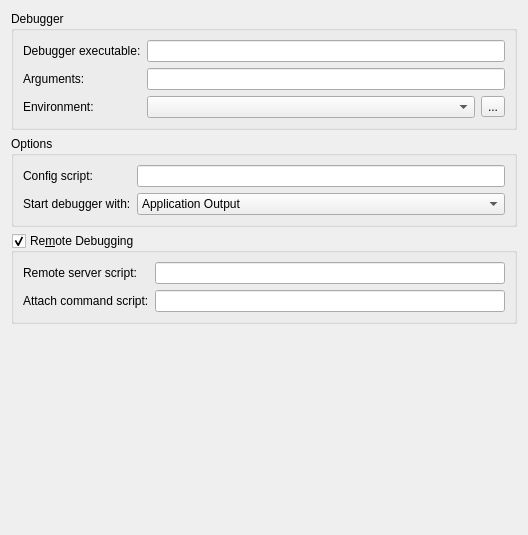
<?xml version="1.0" encoding="UTF-8"?>
<ui version="4.0">
 <class>LldbConfigPage</class>
 <widget class="QWidget" name="LldbConfigPage">
  <property name="geometry">
   <rect>
    <x>0</x>
    <y>0</y>
    <width>528</width>
    <height>535</height>
   </rect>
  </property>
  <property name="windowTitle">
   <string>Debugger Configuration</string>
  </property>
  <layout class="QVBoxLayout" name="verticalLayout">
   <item>
    <widget class="QGroupBox" name="groupDebugger">
     <property name="title">
      <string>Debugger</string>
     </property>
     <layout class="QFormLayout" name="formLayout">
      <item row="0" column="0">
       <widget class="QLabel" name="label">
        <property name="text">
         <string>Debugger executable:</string>
        </property>
       </widget>
      </item>
      <item row="0" column="1">
       <widget class="KUrlRequester" name="lineDebuggerExec"/>
      </item>
      <item row="1" column="0">
       <widget class="QLabel" name="label_2">
        <property name="text">
         <string>Arguments:</string>
        </property>
       </widget>
      </item>
      <item row="1" column="1">
       <widget class="QLineEdit" name="lineDebuggerArgs"/>
      </item>
      <item row="2" column="0">
       <widget class="QLabel" name="label_3">
        <property name="text">
         <string>Environment:</string>
        </property>
       </widget>
      </item>
      <item row="2" column="1">
       <layout class="QHBoxLayout" name="horizontalLayout">
        <item>
         <widget class="KDevelop::EnvironmentSelectionWidget" name="comboEnv">
          <property name="sizePolicy">
           <sizepolicy hsizetype="MinimumExpanding" vsizetype="Fixed">
            <horstretch>0</horstretch>
            <verstretch>0</verstretch>
           </sizepolicy>
          </property>
         </widget>
        </item>
        <item>
         <widget class="KDevelop::EnvironmentConfigureButton" name="btnEditEnv">
          <property name="text">
           <string>...</string>
          </property>
         </widget>
        </item>
       </layout>
      </item>
     </layout>
    </widget>
   </item>
   <item>
    <widget class="QGroupBox" name="groupOptions">
     <property name="title">
      <string>Options</string>
     </property>
     <layout class="QFormLayout" name="formLayout_2">
      <item row="0" column="0">
       <widget class="QLabel" name="label_4">
        <property name="text">
         <string>Config script:</string>
        </property>
       </widget>
      </item>
      <item row="0" column="1">
       <widget class="KUrlRequester" name="lineConfigScript"/>
      </item>
      <item row="1" column="0">
       <widget class="QLabel" name="label_5">
        <property name="text">
         <string>Start debugger with:</string>
        </property>
       </widget>
      </item>
      <item row="1" column="1">
       <widget class="QComboBox" name="comboStartWith">
        <item>
         <property name="text">
          <string>Application Output</string>
         </property>
        </item>
        <item>
         <property name="text">
          <string>LLDB Console</string>
         </property>
        </item>
        <item>
         <property name="text">
          <string>Frame Stack</string>
         </property>
        </item>
       </widget>
      </item>
     </layout>
    </widget>
   </item>
   <item>
    <widget class="QGroupBox" name="groupRemote">
     <property name="title">
      <string>Re&amp;mote Debugging</string>
     </property>
     <property name="checkable">
      <bool>true</bool>
     </property>
     <layout class="QFormLayout" name="formLayout_3">
      <item row="0" column="0">
       <widget class="QLabel" name="label_6">
        <property name="text">
         <string>Remote server script:</string>
        </property>
       </widget>
      </item>
      <item row="0" column="1">
       <widget class="KUrlRequester" name="lineRemoteServer"/>
      </item>
      <item row="1" column="0">
       <widget class="QLabel" name="label_7">
        <property name="text">
         <string>Attach command script:</string>
        </property>
       </widget>
      </item>
      <item row="1" column="1">
       <widget class="KUrlRequester" name="lineAttachScript"/>
      </item>
     </layout>
    </widget>
   </item>
   <item>
    <spacer name="verticalSpacer">
     <property name="orientation">
      <enum>Qt::Vertical</enum>
     </property>
     <property name="sizeHint" stdset="0">
      <size>
       <width>20</width>
       <height>149</height>
      </size>
     </property>
    </spacer>
   </item>
  </layout>
 </widget>
 <customwidgets>
  <customwidget>
   <class>KDevelop::EnvironmentConfigureButton</class>
   <extends>QToolButton</extends>
   <header>shell/environmentconfigurebutton.h</header>
  </customwidget>
  <customwidget>
   <class>KDevelop::EnvironmentSelectionWidget</class>
   <extends>QComboBox</extends>
   <header>util/environmentselectionwidget.h</header>
  </customwidget>
  <customwidget>
   <class>KUrlRequester</class>
   <extends>QLineEdit</extends>
   <header>kurlrequester.h</header>
  </customwidget>
 </customwidgets>
 <resources/>
 <connections/>
</ui>
